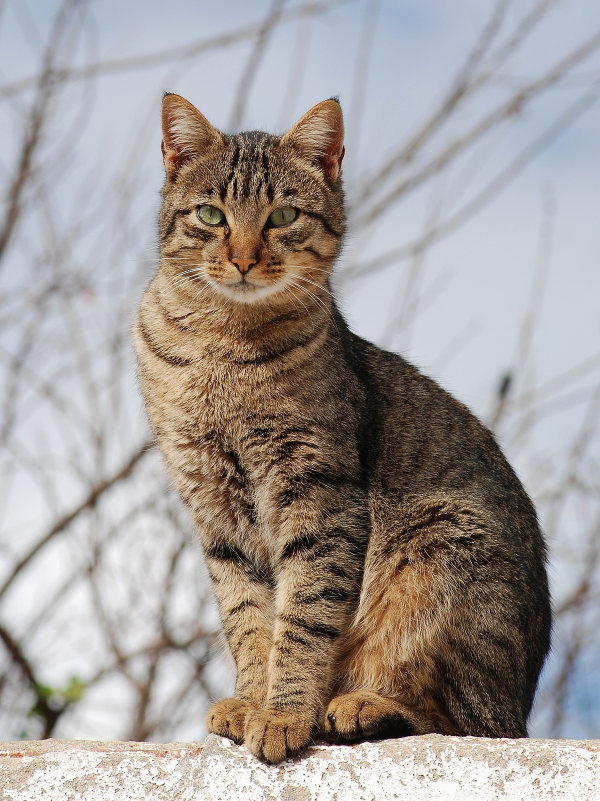
#> input picture images/cat.jpg, 1200 x 1602 px (shown at 1/2 size)
$ python test_20230419.py
#> lines starting #> are read from the running program, lines starting #| are printed output that depends on the picture; after the words box and inside, x2 and y2 are one past the last pixel; in counts of white or black regions, pixels touching at a corner belong together
import cv2 as cv
import matplotlib.pyplot as plt
import numpy as np

my_img = cv.imread("./images/cat.jpg", cv.IMREAD_COLOR)
#> my_img is the input picture: shape (1602, 1200, 3); mean B, G, R 150.5, 154.8, 161.7
my_background = cv.imread("./images/checkerboard_color.png", cv.IMREAD_COLOR)
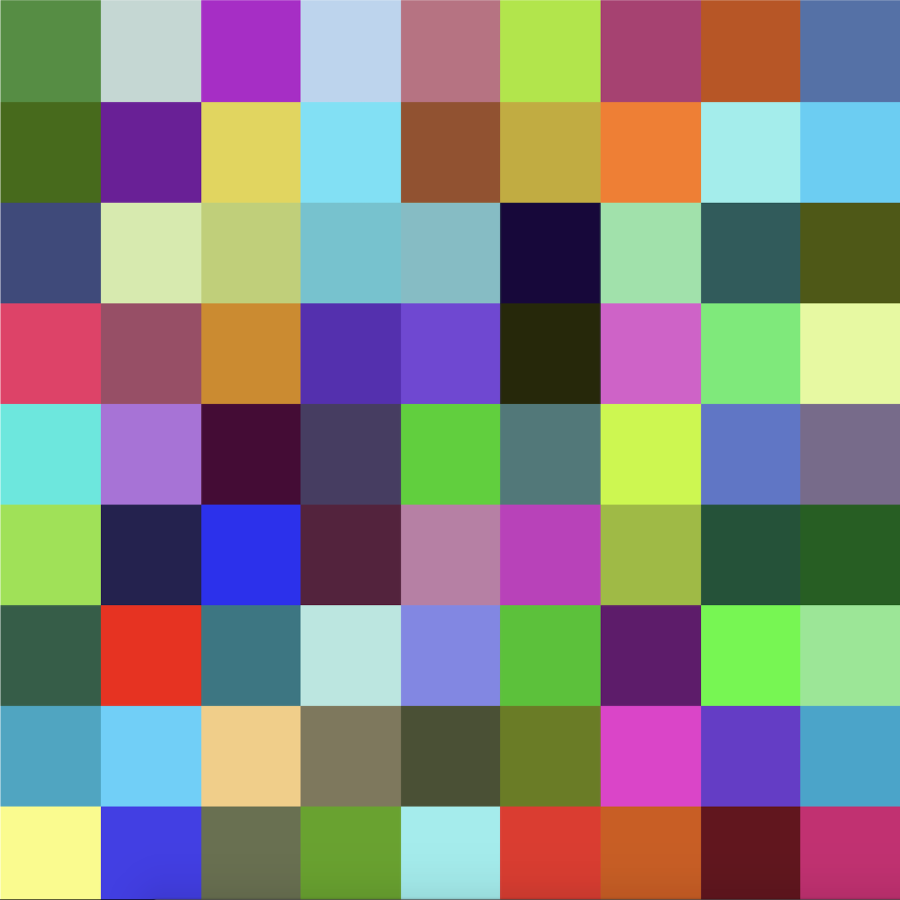
#> input picture images/checkerboard_color.png, 1800 x 1800 px (shown at 1/2 size)
#> my_background is the input picture: shape (1800, 1800, 3); mean B, G, R 126.7, 131.4, 133.1

logo_w = my_img.shape[1]
#> logo_w = 1200
logo_h = my_img.shape[0]
#> logo_h = 1602
#aspect_ratio = logo_w / my_background.shape[1]
#dim = (logo_w, int(my_background.shape[0] * aspect_ratio))
dim = (logo_w, logo_h)
#> dim = (1200, 1602)
img_background = cv.resize(my_background, dim, interpolation=cv.INTER_AREA)
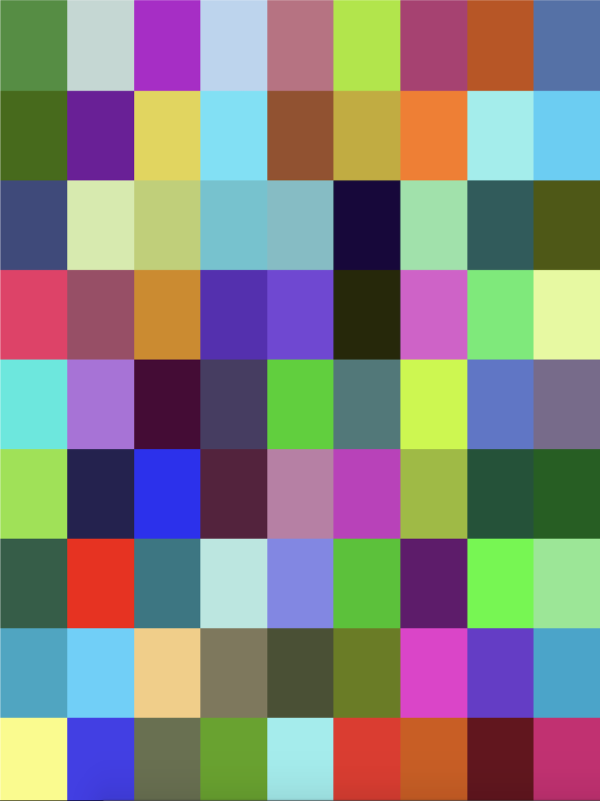
#> img_background: shape (1602, 1200, 3) (shown at 1/2 size); mean B, G, R 126.7, 131.4, 133.1

my_img_gray = cv.cvtColor(my_img, cv.COLOR_BGRA2GRAY)
retval, img_thresh = cv.threshold(my_img_gray, 100, 255, cv.THRESH_BINARY)
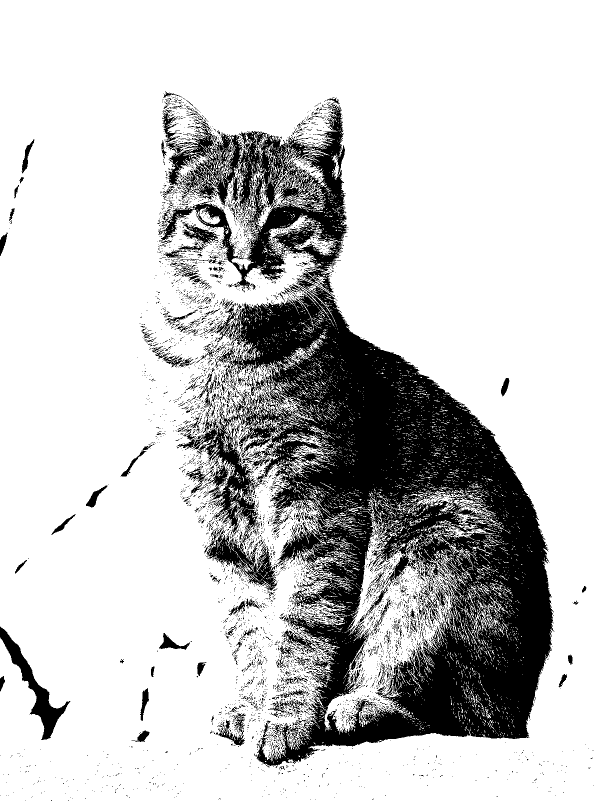
#> img_thresh: shape (1602, 1200) (shown at 1/2 size); 78.5% white; 5619 black regions (5259 under 20 px), largest, box (x1, y1, x2, y2) and area: (420, 557, 1109, 1535) 292343, (332, 195, 697, 582) 49100, (383, 830, 555, 1181) 16173
img_mask_inv = cv.bitwise_not(img_thresh)

img_background_mask = cv.bitwise_and(img_background, img_background, mask=img_thresh)
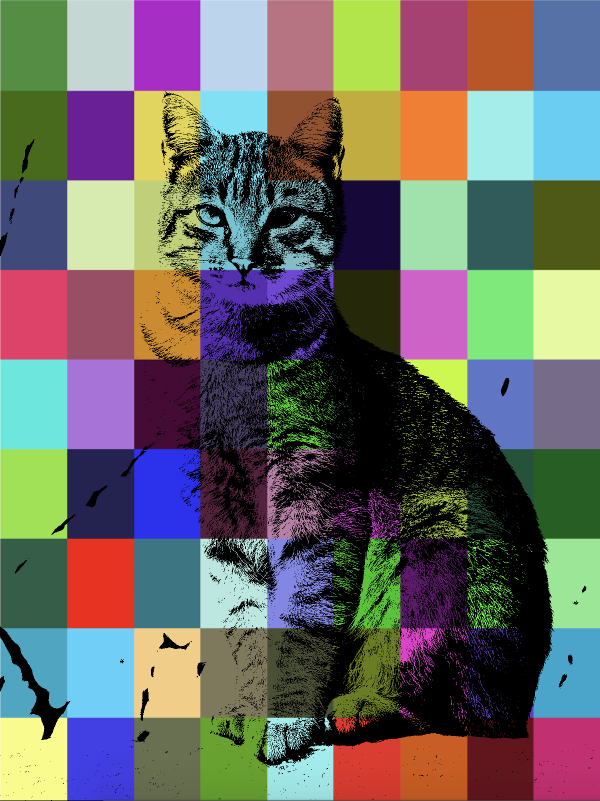
#> img_background_mask: shape (1602, 1200, 3) (shown at 1/2 size); mean B, G, R 99.4, 103.4, 105.9
img_foreground = cv.bitwise_and(my_img, my_img, mask=img_mask_inv)
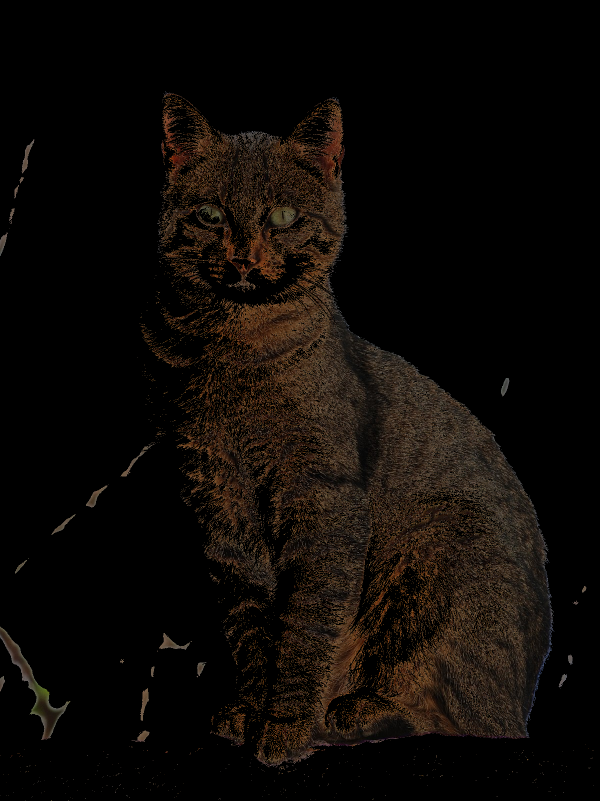
#> img_foreground: shape (1602, 1200, 3) (shown at 1/2 size); mean B, G, R 6.5, 9.9, 14.1

result = cv.add(img_foreground, img_background_mask)
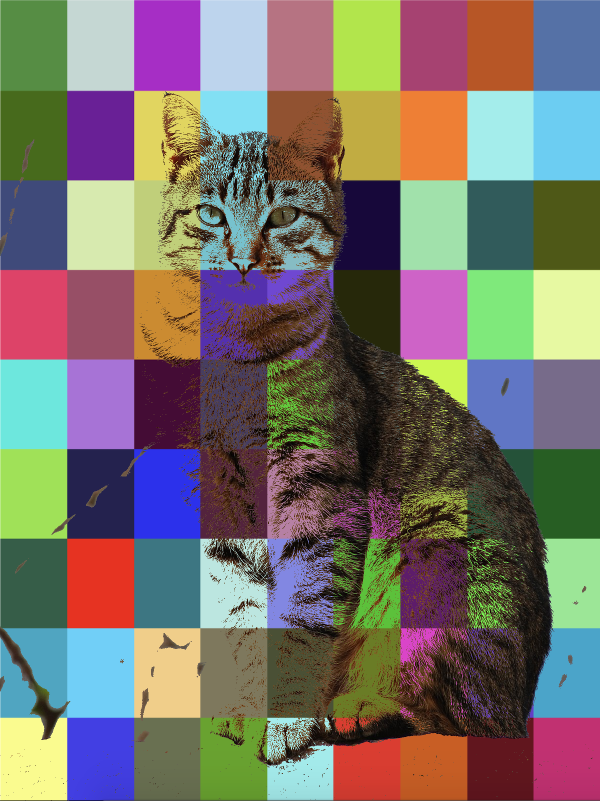
#> result: shape (1602, 1200, 3) (shown at 1/2 size); mean B, G, R 106, 113.3, 120

plt.figure(figsize=[10,5])
plt.subplot(121);
plt.imshow(my_img[:,:,::-1]);
plt.title("Foreground");

plt.subplot(122);
plt.imshow(result[:,:,::-1]);
plt.title("Background");

plt.show()
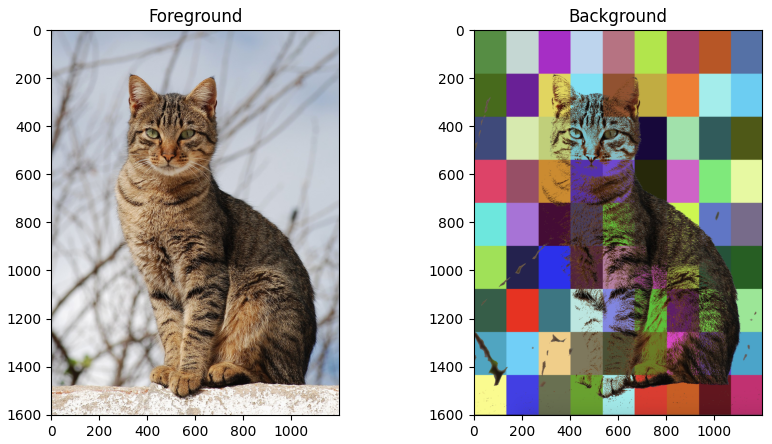
#> figure drawn by matplotlib, 2 panels

# [49 lines of commented-out code are left out]
